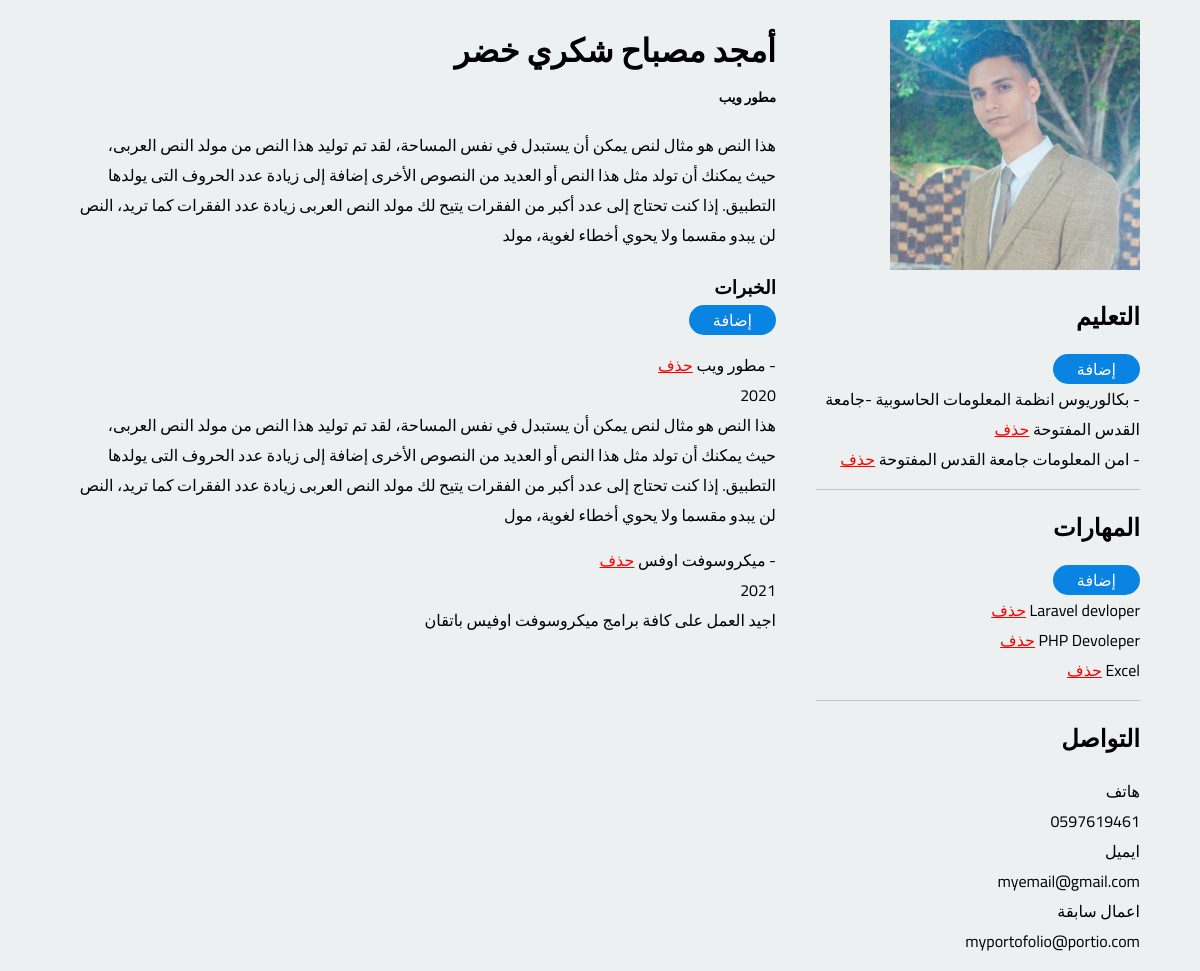
The page / on the database its author committed.
### tables this page shows
CREATE TABLE `majors` (
  `id_ma` int(11) NOT NULL,
  `name_maj` varchar(255) NOT NULL
);

CREATE TABLE `skills` (
  `id_sk` int(11) NOT NULL,
  `name_sk` varchar(255) NOT NULL
);

CREATE TABLE `experiences` (
  `id_ex` int(11) NOT NULL,
  `name_ex` varchar(255) NOT NULL,
  `year_ex` varchar(255) NOT NULL,
  `detal_ex` text NOT NULL
);

### index.php (the view, shortened to what this page needs)
<?php
$servername = "localhost";
$username = "root";
$password = "";
$dbname = "cvadel";
$conn = new mysqli($servername, $username, $password, $dbname);
?>
<!DOCTYPE html>
<html dir="rtl">
<head>
  <link rel="stylesheet" type="text/css" href="css/style.css">
</head>
<body>
  <div class="content">
    <div class="left">
      <div class="img">
        <img src="images/صورة واتساب بتاريخ 1444-03-29 في 13.23.06.jpg">
      </div>
      <div class="infor_education">
        <h2>التعليم</h2>
        <span class="btn_add"><a href="dashbored.php">إضافة</a></span>
        <?php
        $query = "SELECT * FROM majors ";
        $select_all = mysqli_query($conn, $query);
        while ($row = mysqli_fetch_assoc($select_all)) {
          $id_ma = $row['id_ma'];
          $name_maj = $row['name_maj'];
        ?>
          <p>- <?php echo $name_maj ?> <a style="color:red" href="index.php?delet_maj=<?php echo $id_ma ?>">حذف</a></p>
        <?php } ?>
      </div>
      <div class="infor_education">
        <h2>المهارات</h2>
        <span class="btn_add"><a href="dashbored.php">إضافة</a></span>
        <?php
        $query = "SELECT * FROM skills ";
        $select_all = mysqli_query($conn, $query);
        while ($row = mysqli_fetch_assoc($select_all)) {
          $id_sk = $row['id_sk'];
          $name_sk = $row['name_sk'];
        ?>
          <p><?php echo $name_sk ?> <a style="color:red" href="index.php?delet_skill=<?php echo $id_sk ?>">حذف</a></p>
        <?php } ?>
      </div>
      <div class="infor_education">
        <h2>التواصل</h2>
        <p>هاتف</p>
        <p> 0597619461</p>
        <p>ايميل</p>
        <p>myemail@gmail.com</p>
        <p>اعمال سابقة</p>
        <p>myportofolio@portio.com</p>
      </div>
    </div>
    <div class="right">
      <div class="main">
        <h1> أمجد مصباح شكري خضر</h1>
        <h5>مطور ويب</h5>
        <p>هذا النص هو مثال لنص يمكن أن يستبدل في نفس المساحة، لقد تم توليد هذا النص من مولد النص العربى، حيث يمكنك أن تولد مثل هذا النص أو العديد من النصوص الأخرى إضافة إلى زيادة عدد الحروف التى يولدها التطبيق. إذا كنت تحتاج إلى عدد أكبر من الفقرات يتيح لك مولد النص العربى زيادة عدد الفقرات كما تريد، النص لن يبدو مقسما ولا يحوي أخطاء لغوية، مولد</p>
      </div>
      <div class="experience">
        <h3>الخبرات</h3>
        <span class="btn_add"><a href="dashbored.php">إضافة</a></span>
        <?php
        $query = "SELECT * FROM experiences ";
        $select_all = mysqli_query($conn, $query);
        while ($row = mysqli_fetch_assoc($select_all)) {
          $id_ex = $row['id_ex'];
          $name_ex = $row['name_ex'];
          $year_ex = $row['year_ex'];
          $detal_ex = $row['detal_ex'];
        ?>
          <p class="postion">- <?php echo $name_ex ?> <a style="color:red" href="index.php?delet_exp=<?php echo $id_ex ?>">حذف</a></p>
          <p><?php echo $year_ex ?> </p>
          <p><?php echo $detal_ex ?></p>
        <?php } ?>
      </div>
    </div>
  </div>
</body>
</html>

### css/style.css (style rules this page uses)
* { margin: 0; padding: 0; }
body { background:#ecf0f1 ; font-family: 'Cairo', sans-serif; }
.content { width: 90%; margin: 20px auto; background: white; }
.left { width: 30%; float: right; display: block; padding-left:20px; }
.left .img { width: 250px; }
.left .img img { width: 100%; }
.left .infor_education { padding-top: 15px; padding-bottom: 15px; border-bottom: 1px solid #bdc3c7; }
.left .infor_education:last-child { border-bottom: none; }
.left .infor_education h2 { padding-bottom: 15px; }
.right { width: 65%; float: right; padding-right: 20px; }
.right .main h5 { padding-top: 5px; padding-bottom: 20px; }
.right .experience { padding-top: 20px; }
.right .experience .postion { padding-top: 15px; }
.btn_add a { background-color: #0984e3; color: white; text-decoration: none; padding: 0px 24px; border-radius: 20px; }

### rows shown on the page
majors: name_maj "بكالوريوس انظمة المعلومات الحاسوبية -جامعة القدس المفتوحة"
majors: name_maj "امن المعلومات جامعة القدس المفتوحة"
skills: name_sk "PHP Devoleper"
skills: name_sk "Excel"
experiences: name_ex "مطور ويب", year_ex "2020", detal_ex "هذا النص هو مثال لنص يمكن أن يستبدل في نفس المساحة، لقد تم توليد هذا النص من مولد النص العربى، حيث يمكنك أن تولد مثل هذا النص أو العديد من النصوص الأخرى إضافة إلى زيادة عدد الحروف التى يولدها التطبيق. إذا كنت تحتاج إلى عدد أكبر من الفقرات يتيح لك مولد النص العربى زيادة عدد الفقرات كما تريد، النص لن يبدو مقسما ولا يحوي أخطاء لغوية، مول"
experiences: name_ex "ميكروسوفت اوفس", year_ex "2021", detal_ex "اجيد العمل على كافة برامج ميكروسوفت اوفيس باتقان"
